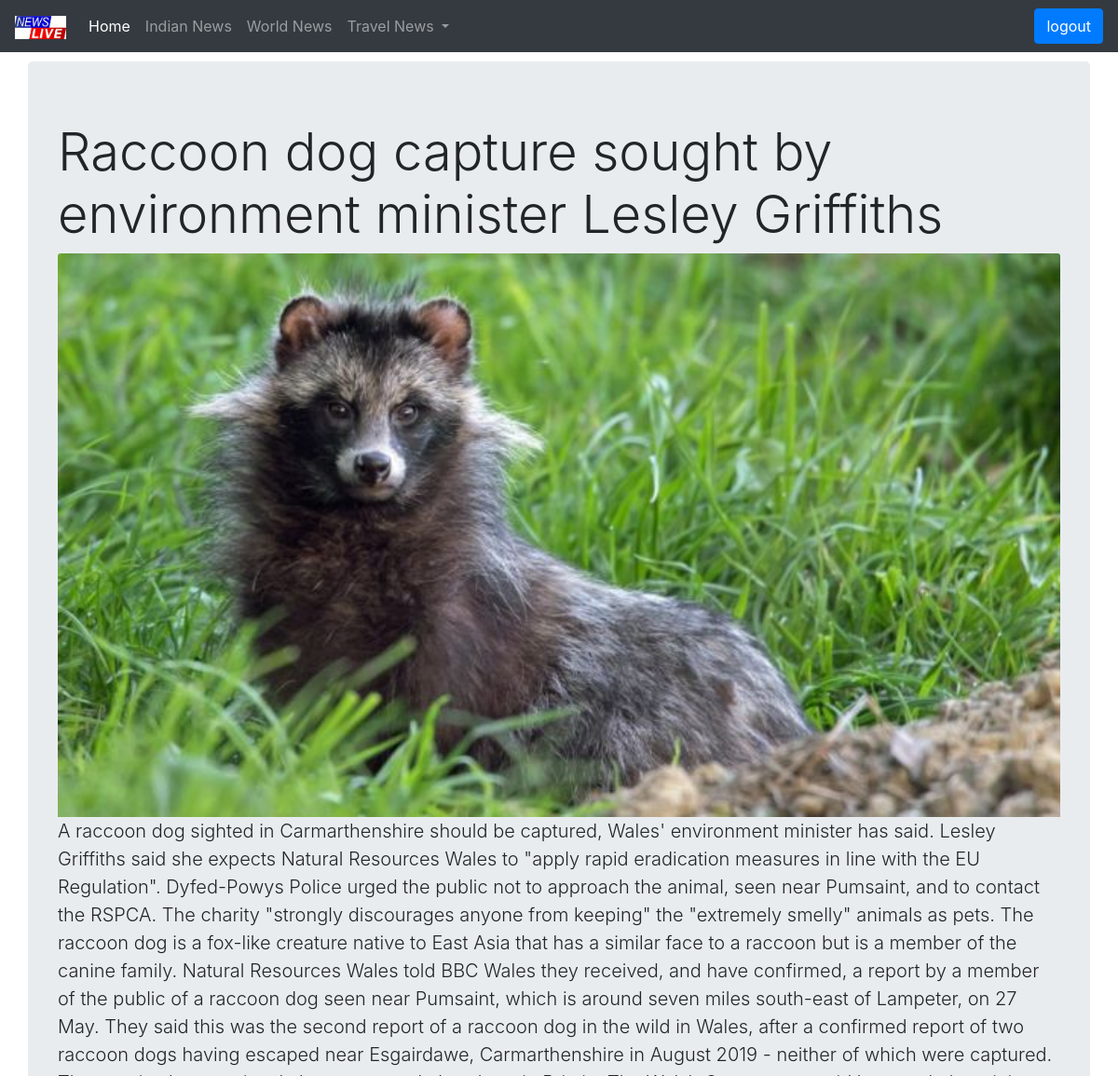
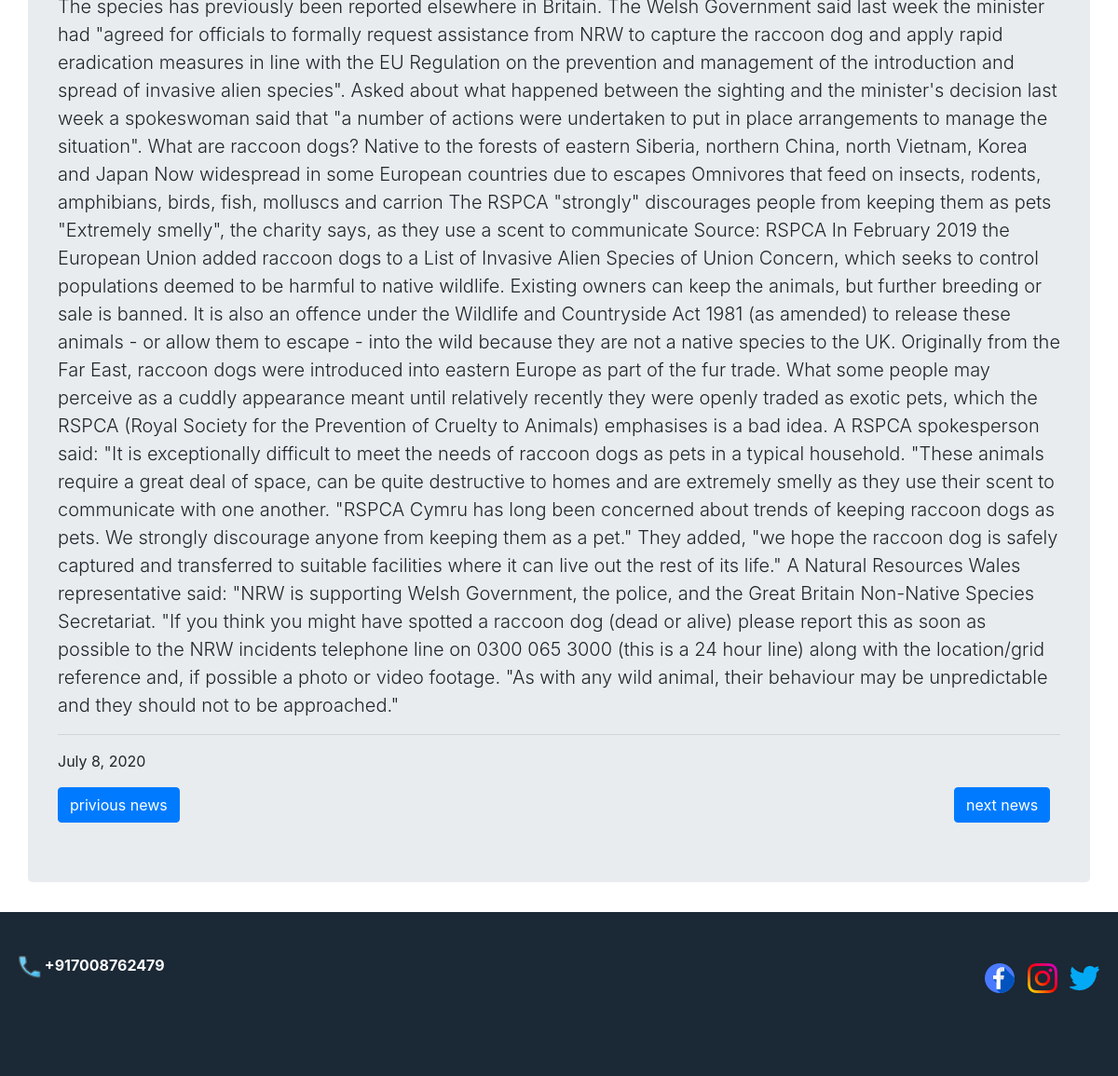
Page /sixthnews/ (signed in) on the committed database (2 pictures, top to bottom).
### newsapp/models.py (models this page shows)
class mainnews(models.Model):
    news1 = models.CharField(max_length=200)
    subnews1 = models.TextField(max_length=100000)
    image1 = models.ImageField(upload_to='news/images')
    date1 = models.DateField(blank=False, null=True)
    news2 = models.CharField(max_length=200,)
    subnews2 = models.TextField(max_length=100000)
    image2 = models.ImageField(upload_to='news/images')
    date2 = models.DateField(blank=False, null=True)
    news3 = models.CharField(max_length=200)
    subnews3 = models.TextField(max_length=100000)
    image3 = models.ImageField(upload_to='news/images')
    date3 = models.DateField(blank=False, null=True)
    news4 = models.CharField(max_length=200)
    subnews4 = models.TextField(max_length=100000)
    image4 = models.ImageField(upload_to='news/images')
    date4 = models.DateField(blank=False, null=True)
    news5 = models.CharField(max_length=200)
    subnews5 = models.TextField(max_length=100000)
    image5 = models.ImageField(upload_to='news/images')
    date5 = models.DateField(blank=False, null=True)
    news6 = models.CharField(max_length=200)
    subnews6 = models.TextField(max_length=100000)
    image6 = models.ImageField(upload_to='news/images')
    date6 = models.DateField(blank=False, null=True)
    news7 = models.CharField(max_length=200)
    subnews7 = models.TextField(max_length=100000)
    image7 = models.ImageField(upload_to='news/images')
    date7 = models.DateField(blank=False, null=True)
    news8 = models.CharField(max_length=200)
    subnews8 = models.TextField(max_length=100000,)
    image8 = models.ImageField(upload_to='news/images')
    date8 = models.DateField(blank=True, null=True)

### newsapp/views.py (the view)
# urls.py: url(r'^sixthnews/', views.sixthnews),
@login_required
def sixthnews(request):
    newse = mainnews.objects.all()
    my_dict = {'newse': newse}
    return render(request, 'newsapp/news6.html', my_dict)

### templates/newsapp/news6.html (shortened to what this page needs)
<!DOCTYPE html>{%load static%}
<html lang="en">
<head>
    <link rel="stylesheet" href="https://stackpath.bootstrapcdn.com/bootstrap/4.5.0/css/bootstrap.min.css">
    <link rel="stylesheet" href="{%static 'css/index.css'%}">
</head>
<body>
    <nav class="navbar navbar-expand-sm navbar-dark bg-dark ">
        <a class="navbar-brand" href="/home/"><img style="width: 55px;height: 25px;" src="{%static 'images/1010.png'%}" alt=""></a>
        <div class="collapse navbar-collapse navbar-default" id="navbarNavDropdown">
            <ul class="navbar-nav mr-auto">
                <li class="nav-item active">
                    <a class="nav-link" href="/home/">Home <span class="sr-only">(current)</span></a>
                </li>
                <li class="nav-item">
                    <a class="nav-link" href="https://www.ndtv.com/india">Indian News</a>
                </li>
                <li class="nav-item">
                    <a class="nav-link" href="https://www.bbc.com/news/world">World News</a>
                </li>
                <li class="nav-item dropdown">
                    <a class="nav-link dropdown-toggle" href="#" id="navbarDropdownMenuLink" role="button" data-toggle="dropdown" aria-haspopup="true" aria-expanded="false">
                        Travel News
                    </a>
                </li>
            </ul>
            <ul class="navbar-nav  navbar-right">
                <li class="nav-item ">
                    <a href="/accounts/logout"> <button class="btn btn-primary">logout</button></a>
                </li>
            </ul>
        </div>
    </nav>
    <div class="jumbotron container " style="margin-top: 10px;">
        {% if newse %} {% for n in newse %}
        <h1 class="display-4 ">{{n.news6}}</h1>
        <img src="{{n.image6.url}}" class="card-img-top" alt="...">
        <p class="lead ">{{n.subnews6}}</p>
        <hr>
        <p>{{n.date6}}</p><a href="/fivthnews/" class="btn btn-primary">privious news</a>
        <a href="/seventhnews/" style="margin-right: 1%;float: right;" class="btn btn-primary">next news</a> {% endfor %} {% else %}
        <p>no newses found!!</p>
        {% endif %}
    </div>
    <div style="background-color:#1b2835;margin:0;padding:0;width:100%;height:22vh;">
        <div style="margin: 45px 20px; float: left;"><b style="color: white;">
                <img src="{%static 'images/phone (1).png'%}" alt=""> +917008762479</b>
        </div>
        <div style="margin: 55px  20px; float:right;">
            <a href="https://www.facebook.com/santoshkumar.das.752/"><img src="{%static 'images/facebook (2).png'%}" alt=""></a>&nbsp&nbsp
            <a href="https://www.instagram.com/itz_santu__/?hl=en"><img src="{%static 'images/instagram-sketched.png'%}" alt="">&nbsp&nbsp</a>
            <a href="https://twitter.com/Santosh73734769"><img src="{%static 'images/twitter.png'%}" alt=""></a>
        </div>
    </div>
</body>
</html>

### static/css/index.css (style rules this page uses)
body { background: url(https://images.unsplash.com/photo-1527529482837-4698179dc6ce?ixlib=rb-1.2.1&auto=format&fit=crop&w=1050&q=80); background-repeat: no-repeat; background-size: cover; }

### rows in the picture
mainnews: news6 "Raccoon dog capture sought by environment minister Lesley Griffiths", image6 (picture), subnews6 "A raccoon dog sighted in Carmarthenshire should be captured, Wales' environment minister has said. Lesley Griffiths said she expects Natural Resources Wales to \"apply rapid eradication measures in line with the EU Regulation\". Dyfed-Powys Police urged the public not to approach the animal, seen near Pumsaint, and to contact the RSPCA. The charity \"strongly discourages anyone from keeping\" the \"extremely smelly\" animals as pets. The raccoon dog is a fox-like creature native to East Asia that has a similar face to a raccoon but is a member of the canine family. Natural Resources Wales told BBC Wales they received, and have confirmed, a report by a member of the public of a raccoon dog seen…", date6 "July 8, 2020"
